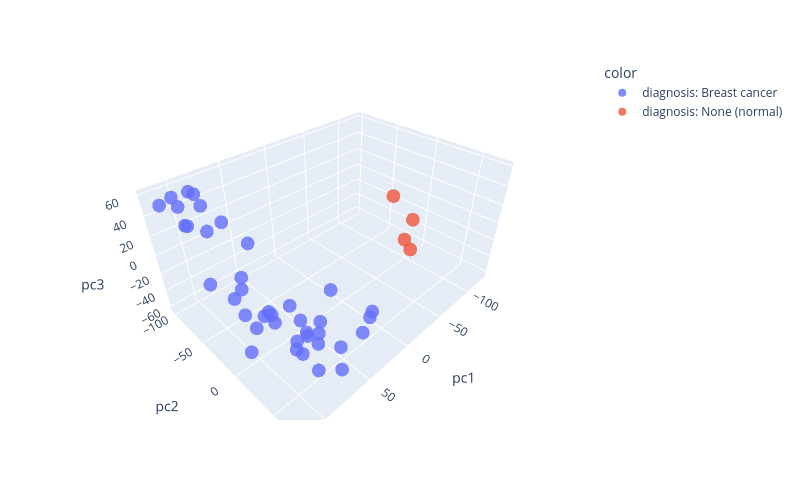

The notebook cell saved with this chart:
### Code cell
import plotly.express as px 

figure = px.scatter_3d(
    pd.DataFrame(x_test, columns = ['pc1', 'pc2', 'pc3']),
    color = y_test,
    labels = y_test,  
    x = 'pc1',
    y = 'pc2',
    z = 'pc3',
    opacity = 0.8,
    width = 800,
    height = 500)

figure.update_layout(coloraxis_showscale = False, showlegend = True)

figure.show() 
# figure.write_image("./output_plots/pca-plot.png")

### Figure 1 — Plotly figure (JSON) as saved in the notebook; plotly's stock layout.template omitted (floating-point values rounded to 4 significant figures)
{"data": [{"hovertemplate": "color=diagnosis: Breast cancer<br>pc1=%{x}<br>pc2=%{y}<br>pc3=%{z}<extra></extra>", "legendgroup": "diagnosis: Breast cancer", "marker": {"color": "#636efa", "opacity": 0.8, "symbol": "circle"}, "mode": "markers", "name": "diagnosis: Breast cancer", "scene": "scene", "showlegend": true, "type": "scatter3d", "x": [73.83, 74.77, 94.97, 117.6, 116.4, 102.5, 100.4, 57.33, 106.6, 80.52, 93.16, 64.81, 82.59, 66.55, 74.94, 93.93, 93.23, 113.2, 94.55, 91.19, 78.56, 101.7, 60.2, 76.12, 82.09, 90.78, 27.49, 84.34, 69.51, 113.6, 92.77, 90.37, 37.65, 67.05, 101.7, 25.38, 97.41, 91.53, 45.66], "y": [-37.37, 45.86, -21.34, -86.57, -45.92, -21.54, -94.43, 30.07, -73.61, 33.75, -67.8, 36.35, -1.475, 37.2, 26.4, 19.08, -75.39, 11.09, -35.66, -89.19, 38.59, 4.426, 56.76, 15.51, 29.34, 7.456, 11.74, 30.92, 26.59, -35.08, 3.599, -27.09, 59.49, 64.81, -99.84, 56.1, -56.32, -28.58, 74.21], "z": [21.58, -63.72, -5.246, 55.17, 54.29, -10.68, 43.34, -31.67, 37.28, -48.94, 52.53, -35.0, -28.46, -45.35, -20.15, -14.24, 60.09, -38.43, 52.44, 56.04, -25.57, -25.26, -38.5, -10.85, -36.21, -12.96, -27.46, -42.87, -37.73, 3.09, -18.98, 1.082, -37.18, -52.57, 50.6, -30.79, 35.55, -41.57, 2.567]}, {"hovertemplate": "color=diagnosis: None (normal)<br>pc1=%{x}<br>pc2=%{y}<br>pc3=%{z}<extra></extra>", "legendgroup": "diagnosis: None (normal)", "marker": {"color": "#EF553B", "opacity": 0.8, "symbol": "circle"}, "mode": "markers", "name": "diagnosis: None (normal)", "scene": "scene", "showlegend": true, "type": "scatter3d", "x": [-125.6, -42.24, -71.62, -10.78], "y": [-42.19, 35.74, 22.8, 63.39], "z": [-15.8, 3.972, 6.056, 23.85]}], "layout": {"coloraxis": {"showscale": false}, "height": 500, "legend": {"title": {"text": "color"}, "tracegroupgap": 0}, "margin": {"t": 60}, "scene": {"domain": {"x": [0, 1], "y": [0, 1]}, "xaxis": {"title": {"text": "pc1"}}, "yaxis": {"title": {"text": "pc2"}}, "zaxis": {"title": {"text": "pc3"}}}, "showlegend": true, "width": 800}}
